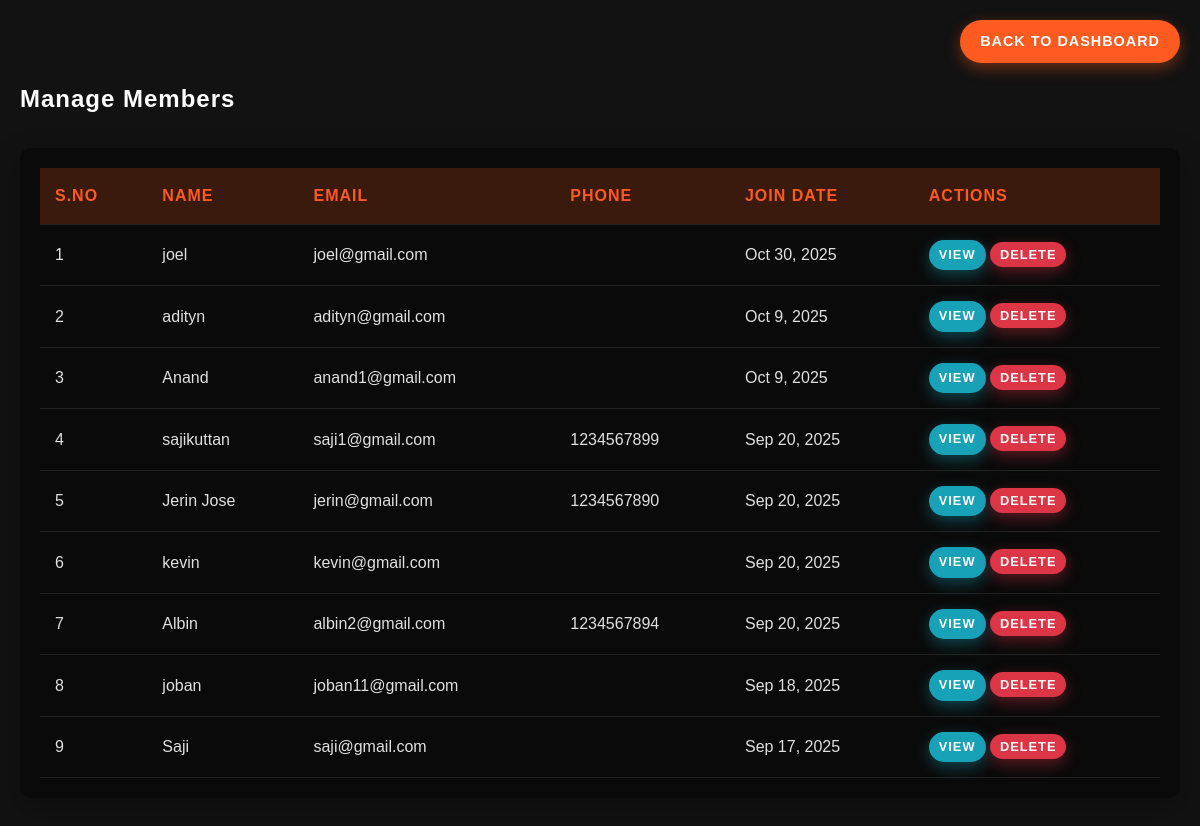
/admin/members.php (signed in), run on the app's committed database.
### tables this page shows
CREATE TABLE `members` (
  `member_id` int(11) NOT NULL,
  `user_id` int(11) NOT NULL,
  `full_name` varchar(100) NOT NULL,
  `dob` date DEFAULT NULL,
  `gender` enum('male','female','other') DEFAULT NULL,
  `phone` varchar(20) DEFAULT NULL,
  `address` text DEFAULT NULL,
  `image` varchar(255) DEFAULT 'default.jpg',
  `join_date` date DEFAULT NULL
);

CREATE TABLE `users` (
  `user_id` int(11) NOT NULL,
  `username` varchar(50) DEFAULT NULL,
  `password` varchar(255) NOT NULL,
  `email` varchar(100) NOT NULL,
  `role` enum('admin','trainer','member') NOT NULL,
  `created_at` timestamp NOT NULL DEFAULT current_timestamp(),
  `trainer_status` enum('pending','approved','rejected') DEFAULT NULL,
  `certificate_path` varchar(255) DEFAULT NULL,
  `verification_date` timestamp NULL DEFAULT NULL
);

### admin/members.php (the view, shortened to what this page needs)
<?php
require_once($_SERVER['DOCUMENT_ROOT'] . '/crossfit/includes/auth.php');
$members = $conn->query("
    SELECT m.*, u.email, u.created_at as join_date
    FROM members m
    JOIN users u ON m.user_id = u.user_id
    ORDER BY u.created_at DESC
")->fetchAll();
?>
<!DOCTYPE html>
<html lang="en">
<head>
</head>
<body>
    <div class="header-buttons">
        <a href="dashboard.php" class="btn">Back to Dashboard</a>
    </div>
    <h2>Manage Members</h2>
    <div class="table-responsive">
        <table>
            <thead>
                <tr>
                    <th>S.No</th>
                    <th>Name</th>
                    <th>Email</th>
                    <th>Phone</th>
                    <th>Join Date</th>
                    <th>Actions</th>
                </tr>
            </thead>
            <tbody>
                <?php $counter = 1; ?>
                <?php foreach($members as $member): ?>
                <tr>
                    <td><?= $counter ?></td>
                    <td><?= htmlspecialchars($member['full_name']) ?></td>
                    <td><?= htmlspecialchars($member['email']) ?></td>
                    <td><?= htmlspecialchars($member['phone']) ?></td>
                    <td>
                        <?php
                        if (!empty($member['join_date']) && $member['join_date'] != '0000-00-00 00:00:00') {
                            echo date('M j, Y', strtotime($member['join_date']));
                        } else {
                            echo 'N/A';
                        }
                        ?>
                    </td>
                    <td>
                        <a href="?view_id=<?= $member['member_id'] ?>" class="btn btn-info btn-sm">View</a>
                        <form action="members.php" method="POST" style="display:inline;">
                            <button type="submit" class="btn btn-danger btn-sm" onclick="return confirm('Are you sure you want to delete this member? This action cannot be undone.')">Delete</button>
                        </form>
                    </td>
                </tr>
                <?php $counter++; ?>
                <?php endforeach; ?>
            </tbody>
        </table>
    </div>
</body>
</html>

### data on the page
members: full_name "joel", user.email "joel@gmail.com", user.created_at "Oct 30, 2025"
members: full_name "adityn", user.email "adityn@gmail.com", user.created_at "Oct 9, 2025"
members: full_name "Anand", user.email "anand1@gmail.com", user.created_at "Oct 9, 2025"
members: full_name "sajikuttan", user.email "saji1@gmail.com", phone "1234567899", user.created_at "Sep 20, 2025"
members: full_name "Jerin Jose", user.email "jerin@gmail.com", phone "1234567890", user.created_at "Sep 20, 2025"
members: full_name "kevin", user.email "kevin@gmail.com", user.created_at "Sep 20, 2025"
members: full_name "Albin", user.email "albin2@gmail.com", phone "1234567894", user.created_at "Sep 20, 2025"
members: full_name "joban", user.email "joban11@gmail.com", user.created_at "Sep 18, 2025"
members: full_name "Saji", user.email "saji@gmail.com", user.created_at "Sep 17, 2025"
